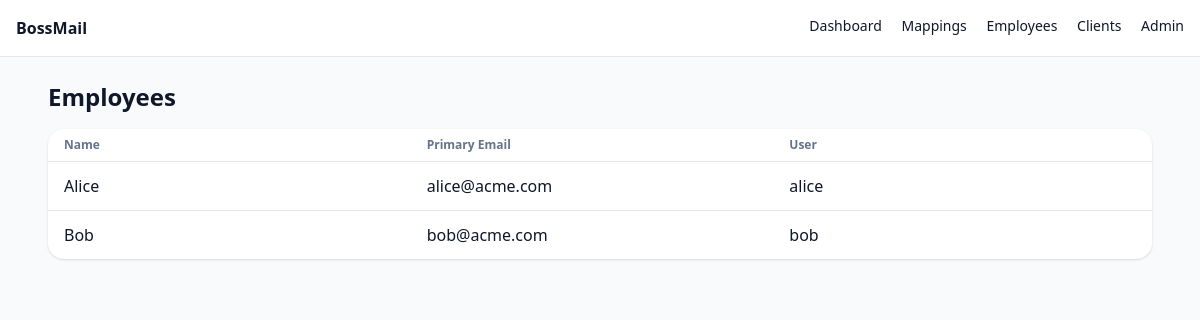
Page /employees/ (signed in) on the committed database.
### core/models.py (models this page shows, shortened)
class Employee(models.Model):
    user = models.OneToOneField(User, on_delete=models.CASCADE, related_name="employee")
    display_name = models.CharField(max_length=120)
    primary_email = models.EmailField(blank=True)

### core/views.py (the view)
# urls.py: path("employees/", views.employees, name="employees"),
@login_required
def employees(request):
    return render(request, "core/employees.html", {"items": Employee.objects.all()})

### core/templates/core/employees.html
{% extends 'core/base.html' %}
{% block content %}
<h1 class="text-2xl font-semibold mb-4">Employees</h1>
<div class="bg-white rounded-2xl shadow divide-y">
  <div class="grid grid-cols-3 gap-4 px-4 py-2 text-xs font-semibold text-slate-500">
    <div>Name</div><div>Primary Email</div><div>User</div>
  </div>
  {% for e in items %}
    <div class="grid grid-cols-3 gap-4 px-4 py-3">
      <div>{{ e.display_name }}</div>
      <div>{{ e.primary_email }}</div>
      <div>{{ e.user.username }}</div>
    </div>
  {% empty %}
    <div class="p-6 text-center text-slate-500">No employees yet.</div>
  {% endfor %}
</div>
{% endblock %}

### rows in the picture
Employee: display_name "Alice", primary_email "alice@acme.com", user.username "alice"
Employee: display_name "Bob", primary_email "bob@acme.com", user.username "bob"
